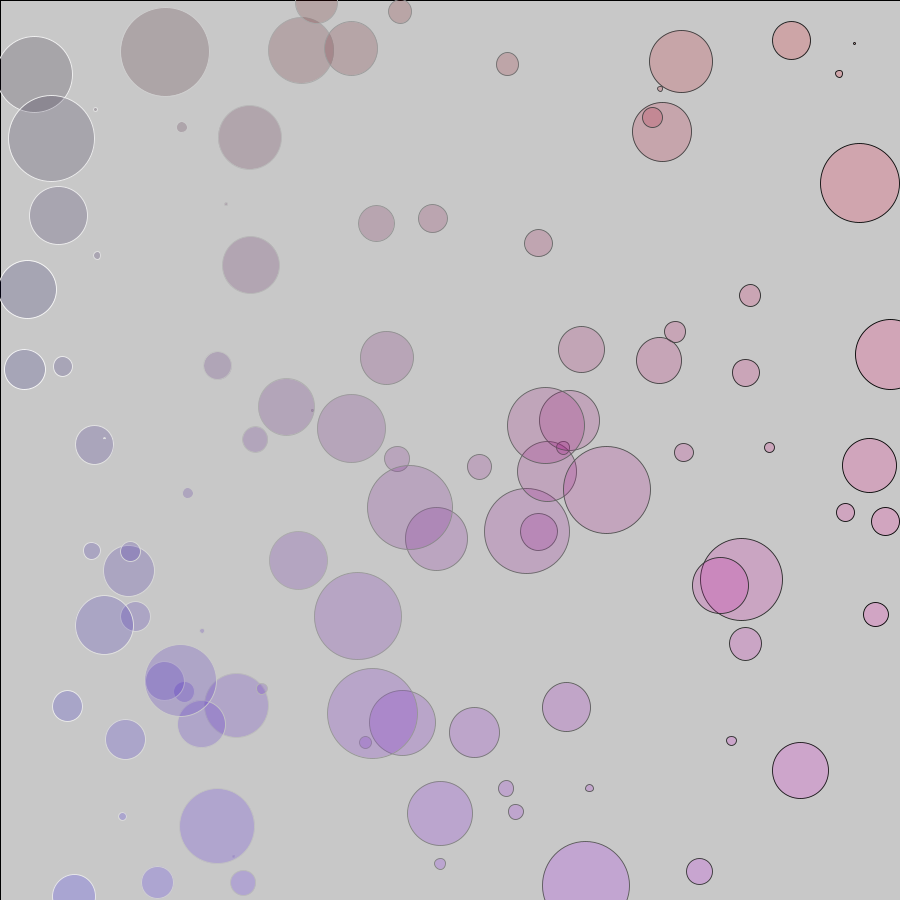
Frame 1 (no input)
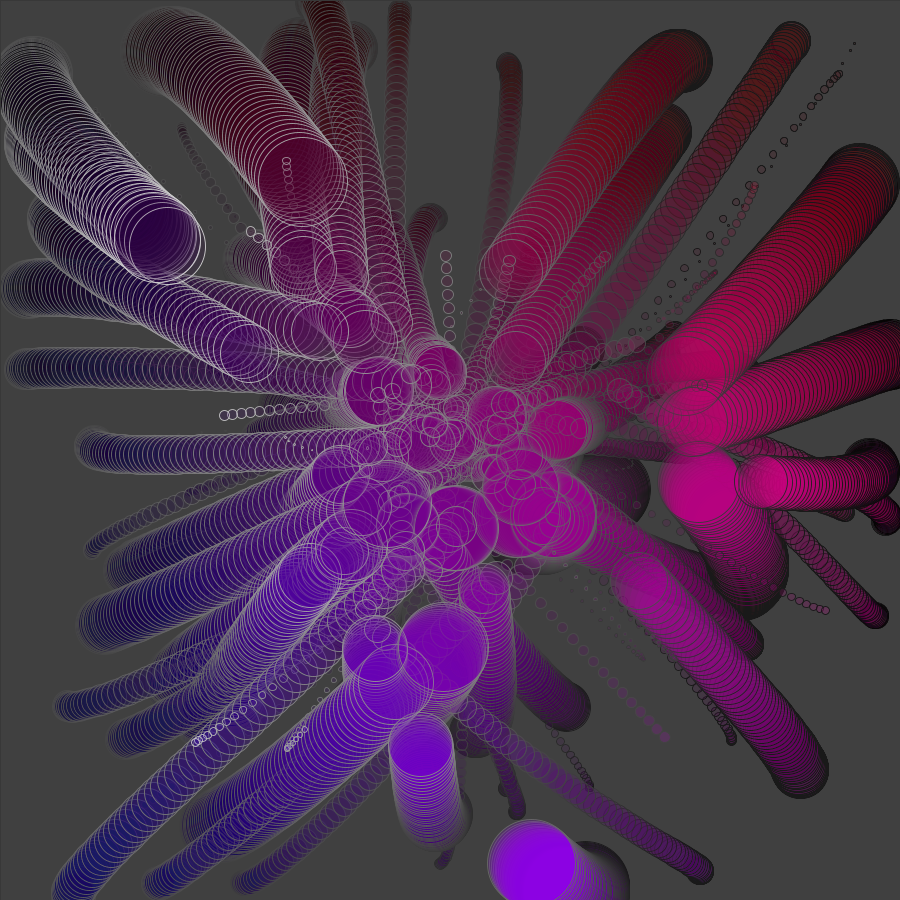
Frame 60 (the mouse pressed at the canvas centre just before this capture)
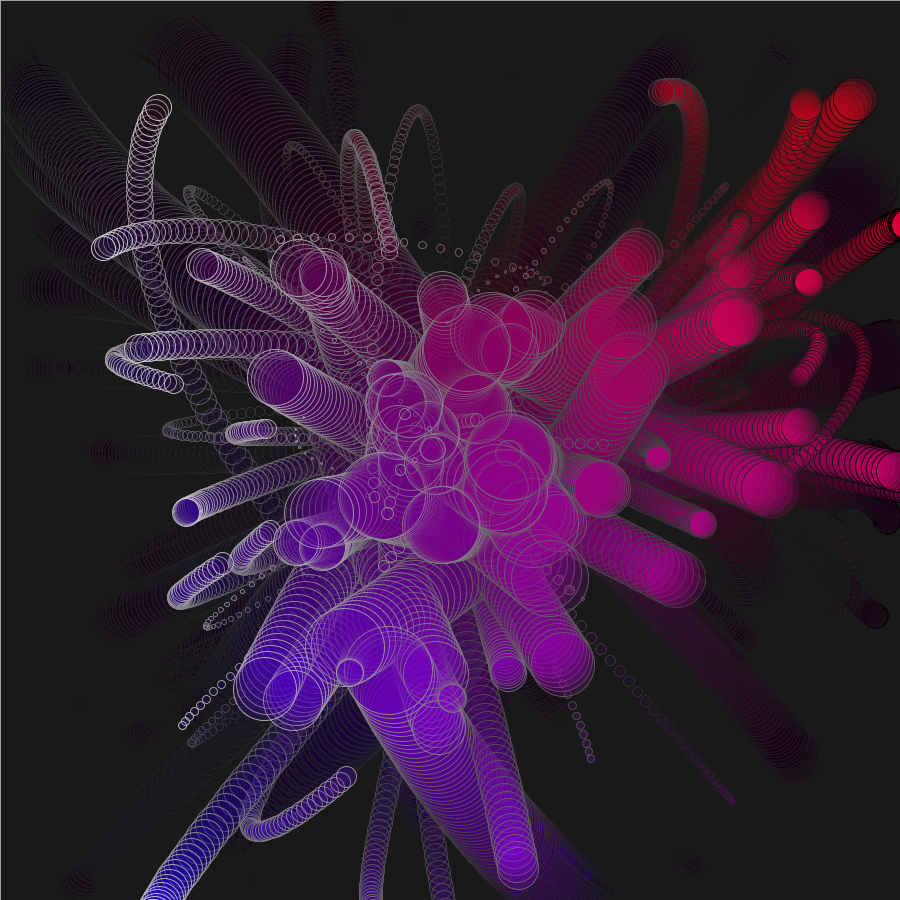
Frame 120 (the mouse held since frame 60 and released just before this capture)

The Processing sketch that drew these frames (run headless with seeded random() and noise(); from frame 60 on, the mouse is pressed at the canvas centre):

// Processing sketch: invisibleForce
// ── invisibleForce.pde
// se recomienda pantallas cuadradas y mayores a 600x600 //
// se borraron los bordes para evitar que los circulos reboten, sin embargo la fuerza se aplica. //

// si se presiona 'a' se aplicará fuerza a la izquierda //
// si se presiona 'd' se aplicará fuerza a la derecha //
// si se presiona 'w' se aplicará fuerza hacia arriba //
// si se presiona 's' se aplicará fuerza hacia abajo //
// si se presiona 'r' se anularan las fuerzas //
// si se presiona 'b' se cambiará el color del fondo en b/n //

ArrayList<Globe> globes;
float up, down, left, right;
PVector forceUp, forceDown, forceLeft, forceRight, f;
float newMag, strength;
float xOff = random(0, 255);
float dist = 1000;
int maxF = 10;
int value = 255;

void setup() {
  size(900, 900);
  strength = 0.5;
  globes = new ArrayList();
  for (int i = 0; i < 100; i++) 
    globes.add(new Globe(random(width), random(height)));
}

void draw() {
  //setBackground(value);
  
  fill(0,5);
  rect(0,0,width*2,height*2);
  rectMode(CORNER);

  for (Globe g : globes) {
    g.display();

    // Calcular las distancias //
    up = g.pos.x;
    down = (g.pos.y - height/15);
    left = g.pos.y;
    right = (g.pos.x - width/15);

    // Aplicar fuerzas //
    forceLeft = new PVector(0, left);
    force(forceLeft, g);
    forceRight = new PVector(width, right);
    force(forceRight, g);
    forceUp = new PVector(up, 0);
    force(forceUp, g);
    forceDown = new PVector(down, width);
    force(forceDown, g);


    // Good mods //
    if (keyPressed) {
      if (key == 'a')g.vel.add(-1, 0);
      if (key == 'w')g.vel.add(0, -1);
      if (key == 's')g.vel.add(0, 1);
      if (key == 'd')g.vel.add(1, 0);
      if (key == 'r')g.vel.set(0, 0);
      if (key == 'b')value = (int)map(noise(xOff),0,1,0,255);
    }    
    g.update();
  }
  xOff+=0.01;
}

void force(PVector vector, Globe g) {
  f = PVector.sub(g.pos, vector);
  newMag = map(f.mag(), 0, dist, strength, -strength);
  f.setMag(newMag*maxF);
  g.addForce(f);
}

void setBackground(int value) {
  background(value);
}
void mousePressed() {
  if (mouseButton == LEFT) globes.add(new Globe(mouseX, mouseY));
}

// ── Agent.pde
class Globe{
  PVector pos;
  PVector vel;
  PVector acc;
  color c;
  float size;
  float mass;
  float velMag;
  
  Globe(float x, float y){
    pos = new PVector(x,y);
    vel = PVector.random2D();
    velMag = randomGaussian() * 50 + random(50,100);
    vel.setMag(PVector.random2D(),velMag);
    acc = new PVector(0,0);
    c = color(random(255),random(255),random(255));
    mass = random(1,90);
  }
  
  void display(){
    noStroke();
    stroke(map(pos.x,0,height,255,0));
    strokeWeight(.9);
    // red blue
    c = color(map(pos.x,0,height,0,255),0,map(pos.y,0,width,0,255));
    // red green
    //c = color(map(pos.x,0,height,0,255),map(pos.y,0,width,0,255),0);
    // green blue
    //c = color(0,map(pos.y,0,width,0,255),map(pos.x,0,height,0,255));
    fill(c,45);
    ellipse(pos.x,pos.y,mass,mass);
  }

  void update(){
    
    vel.limit(20);
    vel.add(acc);
    pos.add(vel);
    acc.mult(0);
  }

  void addForce(PVector force){
    PVector f = PVector.div(force,mass);
    acc.add(f);  
  }

}
